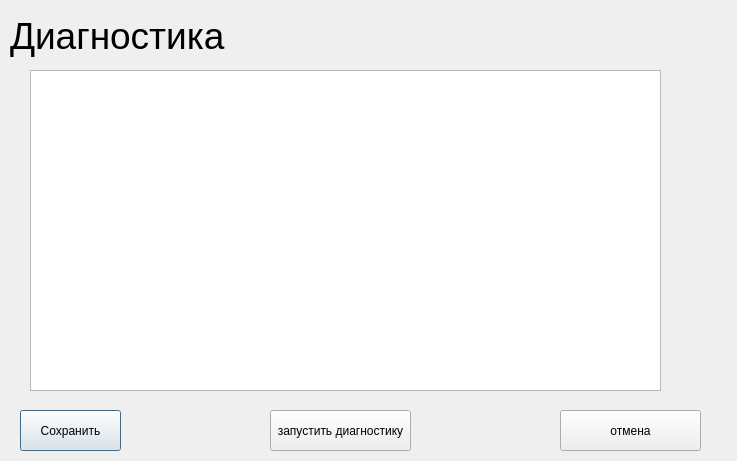
<?xml version="1.0" encoding="UTF-8"?>
<ui version="4.0">
 <class>Dialog</class>
 <widget class="QDialog" name="Dialog">
  <property name="geometry">
   <rect>
    <x>0</x>
    <y>0</y>
    <width>737</width>
    <height>461</height>
   </rect>
  </property>
  <property name="windowTitle">
   <string>Dialog</string>
  </property>
  <widget class="QLabel" name="label">
   <property name="geometry">
    <rect>
     <x>10</x>
     <y>10</y>
     <width>261</width>
     <height>51</height>
    </rect>
   </property>
   <property name="font">
    <font>
     <pointsize>28</pointsize>
    </font>
   </property>
   <property name="text">
    <string>Диагностика</string>
   </property>
  </widget>
  <widget class="QTextEdit" name="outputTextEdit">
   <property name="geometry">
    <rect>
     <x>30</x>
     <y>70</y>
     <width>631</width>
     <height>321</height>
    </rect>
   </property>
  </widget>
  <widget class="QPushButton" name="savePushButton">
   <property name="geometry">
    <rect>
     <x>20</x>
     <y>410</y>
     <width>101</width>
     <height>41</height>
    </rect>
   </property>
   <property name="text">
    <string>Сохранить</string>
   </property>
  </widget>
  <widget class="QPushButton" name="launchDiagnosticPushButton">
   <property name="geometry">
    <rect>
     <x>270</x>
     <y>410</y>
     <width>141</width>
     <height>41</height>
    </rect>
   </property>
   <property name="text">
    <string>запустить диагностику</string>
   </property>
  </widget>
  <widget class="QPushButton" name="cancelPushButton">
   <property name="geometry">
    <rect>
     <x>560</x>
     <y>410</y>
     <width>141</width>
     <height>41</height>
    </rect>
   </property>
   <property name="text">
    <string>отмена</string>
   </property>
  </widget>
 </widget>
 <resources/>
 <connections/>
</ui>
